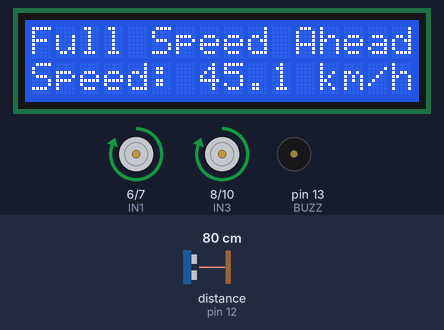
The sketch below on a simulated Arduino Uno, built with avr-gcc and run on an emulated ATmega328P. Parts: 16×2 character LCD, motor-driver pin pairs drawn as motors (green arrow = first pin HIGH = forward, orange = second pin HIGH = backward, longer = more drive, scaled by the enable pin), buzzer (waves = sounding, pin HIGH). Wiring (inferred from the names in the program): ultrasonic range finder: trigger pin 11; echo pin 12. The inputs (shaded band) are chosen by the test bench; at power-on: distance to the obstacle (sensor on pin 12) 80 cm. The echo pulse lasts 58.3 µs per cm; pins used as bus, display or sensor lines are not drawn.

Above: at 3.2 s.
3.3 s: distance to the obstacle (sensor on pin 12) set to 2 cm
At 3.6 s:
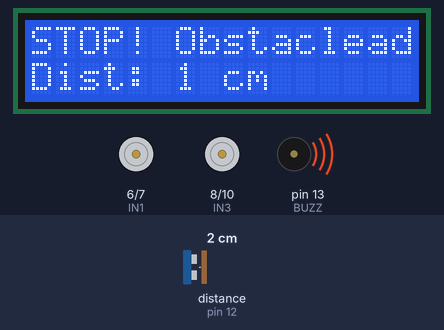
6.3 s: distance to the obstacle (sensor on pin 12) set to 10 cm
At 8.8 s:
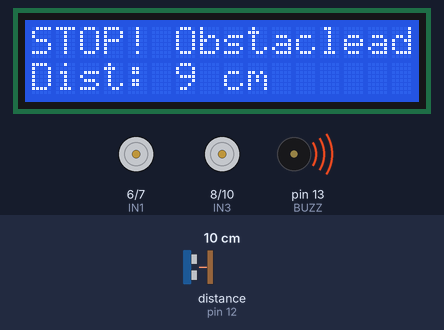
9.1 s: distance to the obstacle (sensor on pin 12) set to 12 cm
At 10.7 s:
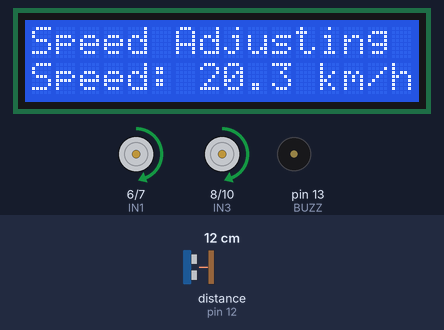
11.2 s: distance to the obstacle (sensor on pin 12) set to 4 cm
At 12.2 s:
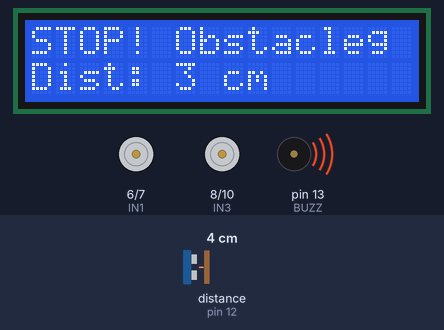
14.2 s: distance to the obstacle (sensor on pin 12) set to 18 cm
At 16.6 s:
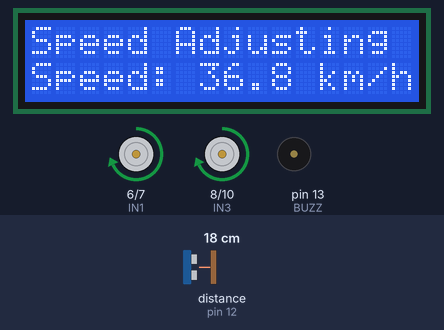
Timing chart, 0 to 18.1 s (numbered marks = the images above; inputs shaded):
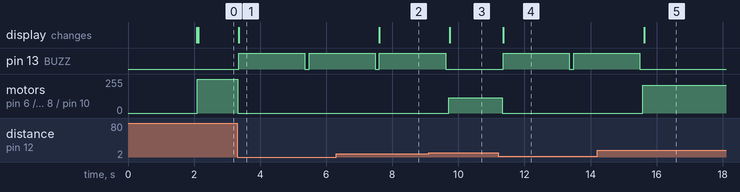

The sketch:

autoguard.ino
```cpp
#include <LiquidCrystal_I2C.h> // Include LCD library

// Motor 1 connections
int ENA = 5;    // PWM pin for Motor 1 speed control
int IN1 = 6;    // Motor 1 direction control pin
int IN2 = 7;    // Motor 1 direction control pin

// Motor 2 connections
int ENB = 9;    // PWM pin for Motor 2 speed control
int IN3 = 8;    // Motor 2 direction control pin
int IN4 = 10;   // Motor 2 direction control pin

// Ultrasonic sensor connections
int TRIG_PIN = 11; // Trigger pin
int ECHO_PIN = 12; // Echo pin

//Buzzer
int BUZZ = 13;

// Define motor direction constants
int FORWARD = 1;
int REVERSE = 0;

// Initialize LCD (I2C address 0x27, 16 columns x 2 rows)
LiquidCrystal_I2C lcd(0x27, 16, 2);


const float MAX_RPM = 3760.0;
const float WHEEL_CIRCUMFERENCE = 0.2; // Example: 20 cm (0.2 m)

void setup() {
  // Set up motor control pins
  pinMode(ENA, OUTPUT);
  pinMode(IN1, OUTPUT);
  pinMode(IN2, OUTPUT);
  pinMode(ENB, OUTPUT);
  pinMode(IN3, OUTPUT);
  pinMode(IN4, OUTPUT);

  // Set up ultrasonic sensor pins
  pinMode(TRIG_PIN, OUTPUT);
  pinMode(ECHO_PIN, INPUT);

  // Set up BUzzer pins
  pinMode(BUZZ, OUTPUT);

  // Initialize the LCD
  lcd.init();
  lcd.backlight();
  lcd.setCursor(0, 0);
  lcd.print("System Initializing");
  delay(2000);
  lcd.clear();
}

// Function to calculate speed in km/h based on PWM value
float calculateSpeed(int pwmValue) {
  float rpm = (pwmValue / 255.0) * MAX_RPM; // Scale PWM to RPM
  float speed_mps = (rpm * WHEEL_CIRCUMFERENCE) / 60.0; // Speed in meters/second
  return speed_mps * 3.6; // Convert m/s to km/h
}

// Function to stop both motors
void stopMotors() {
  digitalWrite(IN1, LOW);
  digitalWrite(IN2, LOW);
  analogWrite(ENA, 0);

  digitalWrite(IN3, LOW);
  digitalWrite(IN4, LOW);
  analogWrite(ENB, 0);
}

void loop() {
  long distance = measureDistance(); // Measure distance using ultrasonic sensor
  float speed_kmph = 0.0;

  if (distance <= 10) { // Very close
    stopMotors();
    lcd.setCursor(0, 0);
    lcd.print("STOP! Obstacle");
    lcd.setCursor(0, 1);
    lcd.print("Dist: ");
    lcd.print(distance);
    lcd.print(" cm      ");
     digitalWrite(BUZZ, HIGH);
    delay(2000);
    digitalWrite(BUZZ, LOW);

  } else if (distance > 10 && distance <= 20) { // Medium distance
    int speed = map(distance, 10, 20, 100, 255); // Map distance to PWM speed
    speed_kmph = calculateSpeed(speed);
    moveMotors(FORWARD, speed);
    lcd.setCursor(0, 0);
    lcd.print("Speed Adjusting  ");
    lcd.setCursor(0, 1);
    lcd.print("Speed: ");
    lcd.print(speed_kmph, 1);
    lcd.print(" km/h ");
  } else { // Safe distance
    int speed = 255; // Full speed
    speed_kmph = calculateSpeed(speed);
    moveMotors(FORWARD, speed);
    lcd.setCursor(0, 0);
    lcd.print("Full Speed Ahead");
    lcd.setCursor(0, 1);
    lcd.print("Speed: ");
    lcd.print(speed_kmph, 1);
    lcd.print(" km/h ");
  }
  delay(100); // Small delay for stability
}

// Function to measure distance with the ultrasonic sensor
long measureDistance() {
  digitalWrite(TRIG_PIN, LOW);
  delayMicroseconds(2);
  digitalWrite(TRIG_PIN, HIGH);
  delayMicroseconds(10);
  digitalWrite(TRIG_PIN, LOW);

  long duration = pulseIn(ECHO_PIN, HIGH);
  return duration * 0.034 / 2; // returns distance in cm
}

// Function to move both motors in the same direction
void moveMotors(int direction, int speed) {
  // Motor 1
  if (direction == FORWARD) {
    digitalWrite(IN1, HIGH);
    digitalWrite(IN2, LOW);
    digitalWrite(IN3, HIGH);
    digitalWrite(IN4, LOW);
  } else if (direction == REVERSE) {
    digitalWrite(IN1, LOW);
    digitalWrite(IN2, HIGH);
    digitalWrite(IN3, LOW);
    digitalWrite(IN4, HIGH);
  }
  analogWrite(ENA, speed);
  analogWrite(ENB, speed);
}
```

Measured:
- the behaviour switches between 11 and 12 cm on distance to the obstacle (sensor on pin 12) (found by bisection; images 2 and 3)
- after the input at 3.3 s, pin 13 (BUZZ): LOW → HIGH after 0.05 s, → LOW 2.0 s later, → HIGH 0.13 s later; motor on pin 6 (IN1) / pin 7 (IN2), motor on pin 8 (IN3) / pin 10 (IN4): forward 255/255 → stopped at once; the display: changes after 0.05 s (image 1)
- after the input at 6.3 s, the display: changes after 1.3 s (image 2)
- after the input at 9.1 s, pin 13 (BUZZ): goes on until 9.6 s, then stays LOW; motor on pin 6 (IN1) / pin 7 (IN2), motor on pin 8 (IN3) / pin 10 (IN4): stopped → forward 115/255 after 0.61 s; the display: changes after 0.65 s (image 3)
- after the input at 11.2 s, pin 13 (BUZZ): LOW → HIGH after 0.15 s, → LOW 2.0 s later, → HIGH 0.13 s later; motor on pin 6 (IN1) / pin 7 (IN2), motor on pin 8 (IN3) / pin 10 (IN4): forward 115/255 → stopped after 0.13 s; the display: changes after 0.15 s (image 4)
- after the input at 14.2 s, pin 13 (BUZZ): goes on until 15.5 s, then stays LOW; motor on pin 6 (IN1) / pin 7 (IN2), motor on pin 8 (IN3) / pin 10 (IN4): stopped → forward 208/255 after 1.4 s; the display: changes after 1.4 s (image 5)
